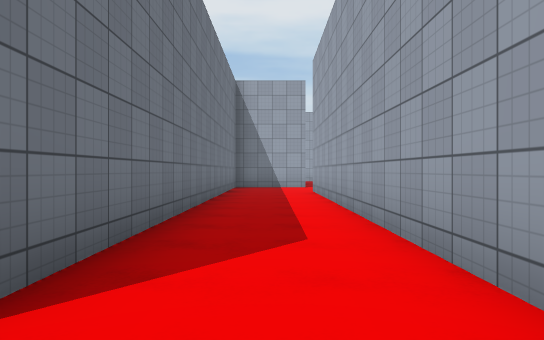
view 1 (above)

24 first-person views from a walk through a scene from a Unity 3-D project. The camera is 1.2 m above the floor, looks level and sees 70° across. The floor is counted in squares, 2 m on a side. Each view is taken from the middle of a square. On the plan, view 1 faces up. The plan holds only what a view shows up to about 11 squares ahead; the rest is blank. The place goes on beyond the plan. The player character is not drawn. Surface patterns are stand-ins for the level's own textures.

view 2
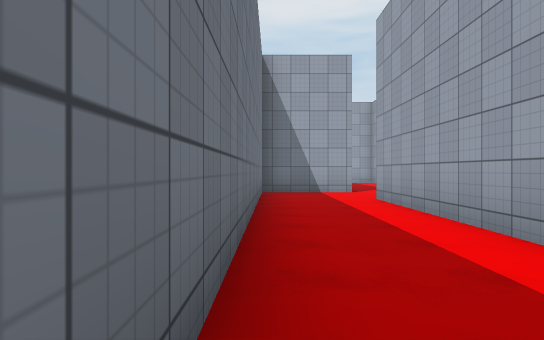

view 3
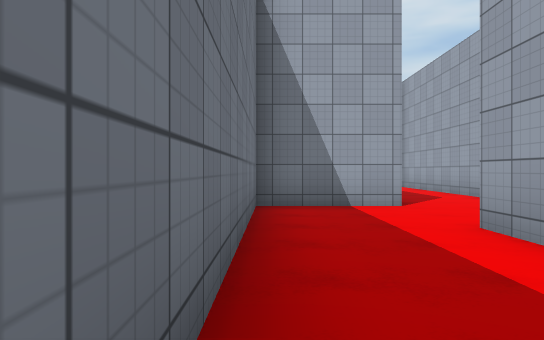

view 4
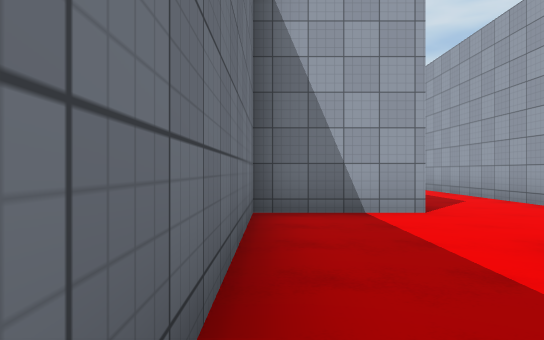

view 5
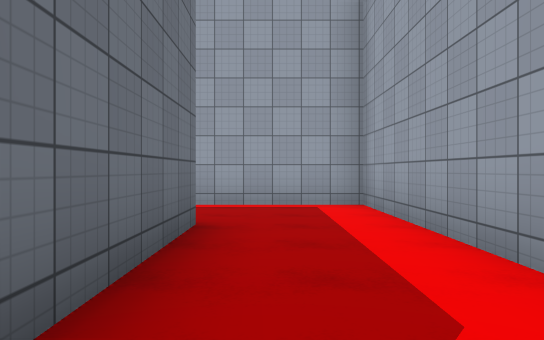

view 6
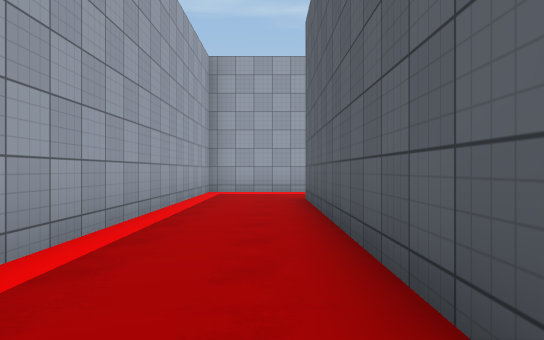

view 7
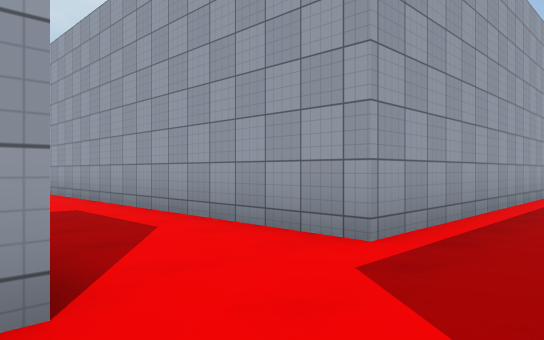

view 8
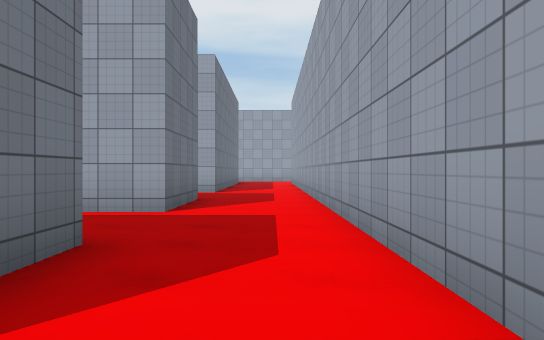

view 9
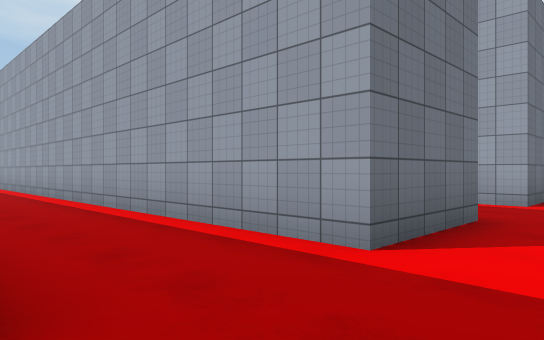

view 10
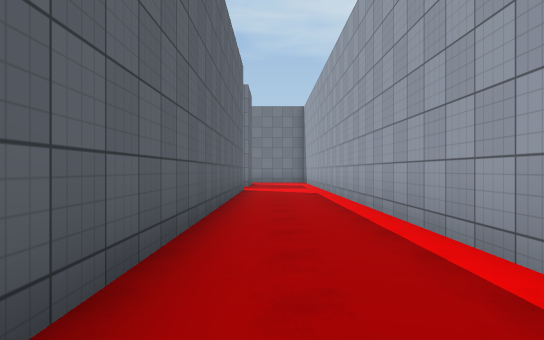

view 11
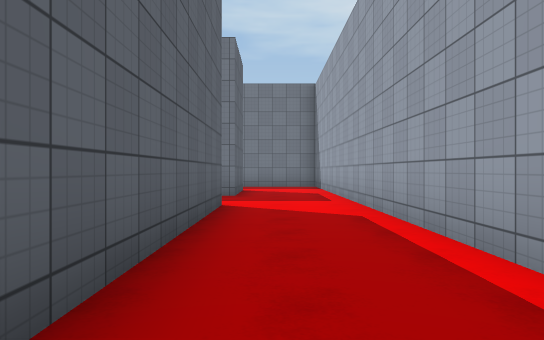

view 12
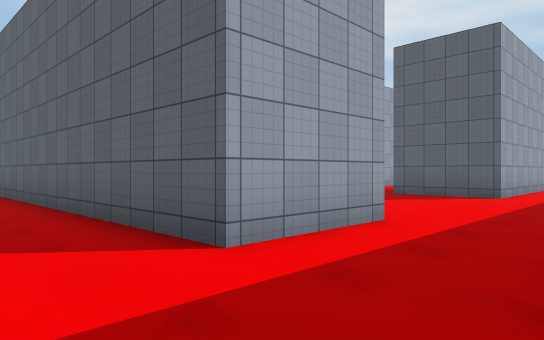

view 13
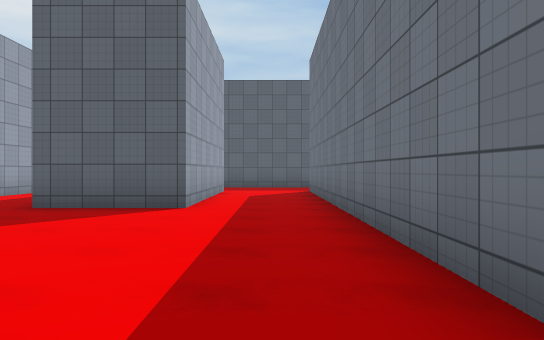

view 14
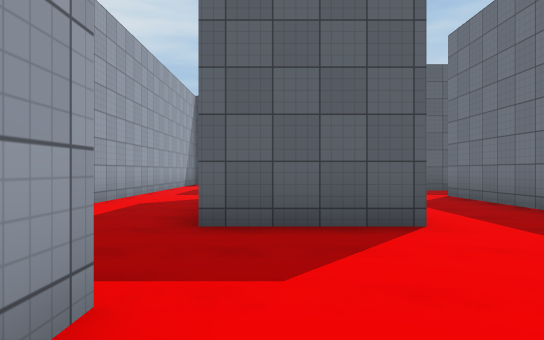

view 15
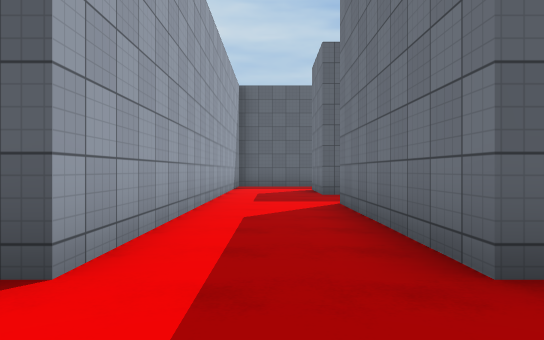

view 16
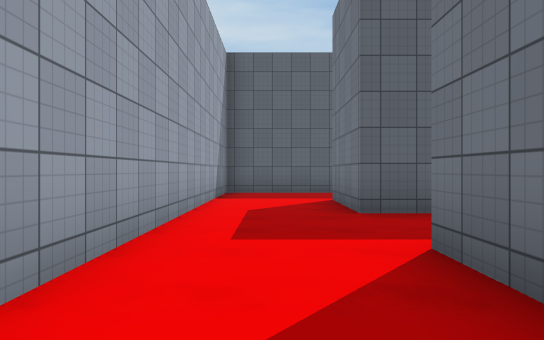

view 17
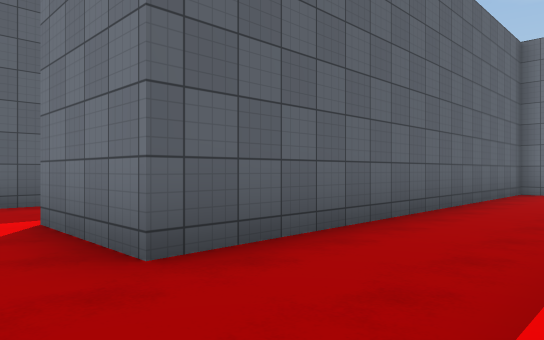

view 18
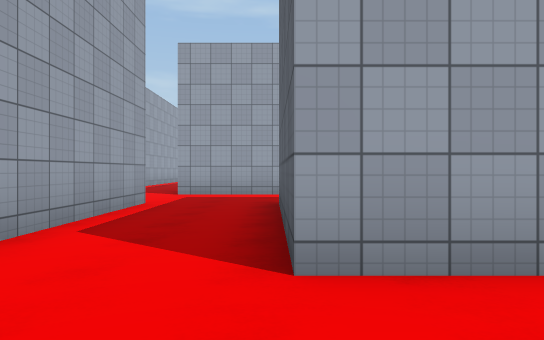

view 19
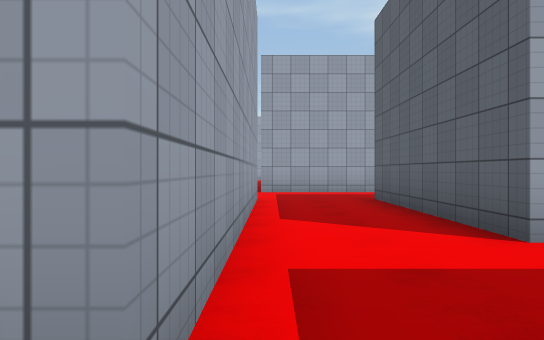

view 20
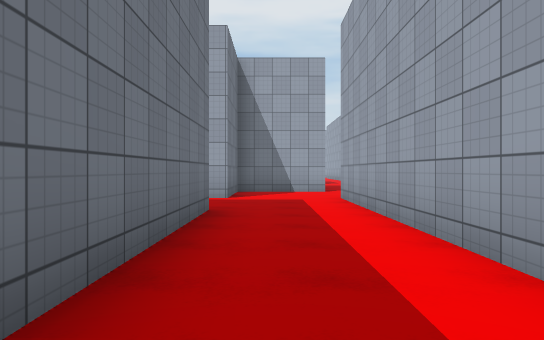

view 21
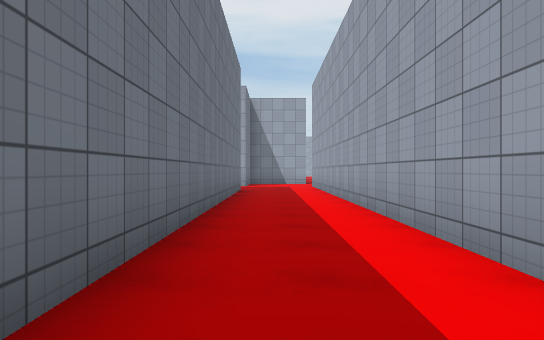

view 22
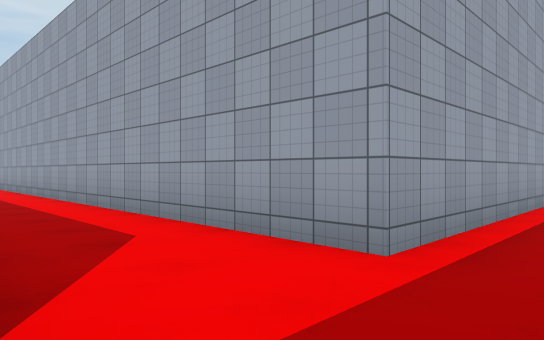

view 23
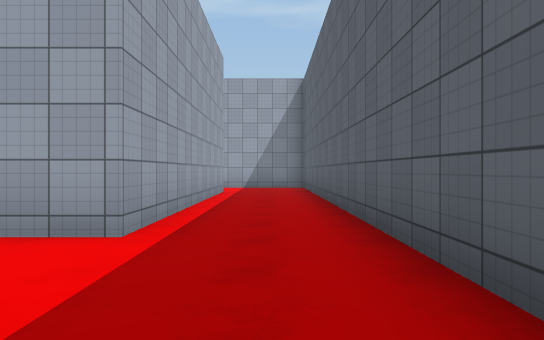

view 24
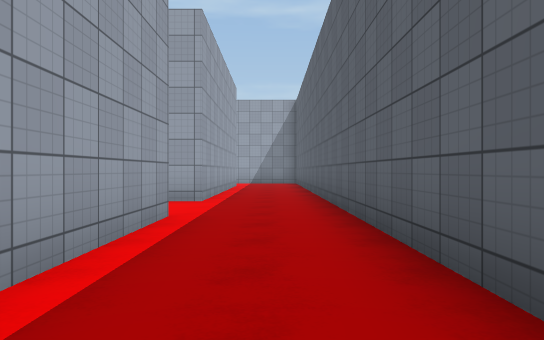

### Floor plan
Points are (right, up) in squares from view 1. A wall is a line through its corners. A room is listed if a view was taken in it or the views show most of it. See-through windows are left out.
Room 1 (views 1, 2, 3, 4, 5, 6, 7, 8, 9, 10, 11, 12, 13, 15, 16, 17, 18, 19, 20, 21, 22, 23, 24)
walls: (-6, 18.3) (1.2, 18.3) (1.2, 15.1); (-8.5, 20.7) (-11, 20.7) (-11, 18.3) (-18.2, 18.3); (-8.5, 23.2) (-8.5, 22.1); (-19.4, 15.9) (-18.2, 15.9) (-18.2, 11); (1.2, 13.5) (-1.3, 13.5) (-1.3, 1.8); (-20.6, 20.6) (-20.6, 23.1) (-10.1, 23.1); (-20.4, 8.6) (-18.2, 8.6) (-18.2, 6.1); (-8.5, 28) (-8.5, 25.6) (-24.5, 25.6); (3.6, 14.5) (3.6, 20.7) (-6.1, 20.7) (-6.1, 30.9); (-10.9, 1.3) (-14.1, 1.3); (-18.9, 3.8) (-15.8, 3.8) (-15.8, 15.9) (-11, 15.9) (-11, 5.2); (-1.2, 1.3) (-8.5, 1.3) (-8.5, 18.4); (-24.5, 23.1) (-23.1, 23.1) (-23.1, 22.8); (-8.5, 31.6) (-8.5, 30.4) (-9.4, 30.4); (-14.5, -1.1) (-1, -1.1); (1.2, 1.6) (1.2, 11.1)
ways out: opening at (-20.2, 19.2) to room 2; opening at (-19.5, 9.5) to room 2
Room 2 (view 14)
walls: (-20.6, 11.1) (-20.6, 15.9) (-19.4, 15.9); (-18.2, 18.3) (-18.2, 19); (-23.1, 20.5) (-23.1, 11); (-24.5, 8.6) (-20.4, 8.6)
ways out: opening at (-20.2, 19.2) to room 1; opening at (-19.5, 9.5) to room 1

Positions as (right, up) in squares from view 1, and headings:
1: (0, 0), facing up
2: (-1, 3), facing up
3: (-1, 7), facing up
4: (-1, 8), facing up
5: (2, 14), facing up
6: (-7, 19), facing right
7: (-9, 19), facing up-right
8: (-7, 20), facing up
9: (-7, 23), facing up-left
10: (-9, 24), facing left
11: (-14, 24), facing left
12: (-23, 25), facing down-right
13: (-22, 22), facing down
14: (-19, 20), facing down
15: (-17, 18), facing down
16: (-17, 14), facing down
17: (-17, 11), facing down-left
18: (-18, 16), facing right
19: (-19, 18), facing right
20: (-10, 10), facing up
21: (-10, 4), facing up
22: (-11, 0), facing up-right
23: (-12, 0), facing right
24: (-16, 0), facing right
